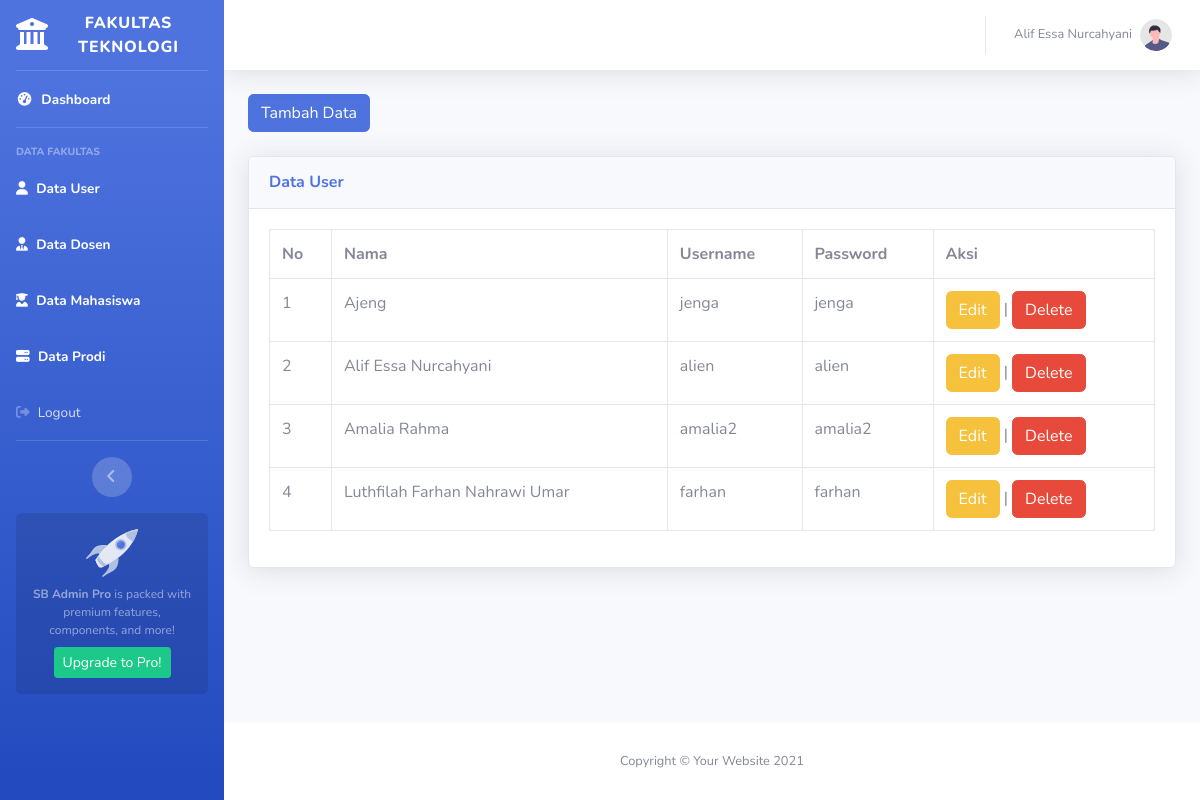
The page /index.php?url=user (signed in) on the database its author committed.
### tables this page shows
CREATE TABLE `users` (
  `id` int(11) NOT NULL,
  `nama` varchar(100) NOT NULL,
  `username` varchar(25) NOT NULL,
  `password` varchar(255) NOT NULL
);

### user.php (the view, shortened to what this page needs)
<?php
include_once("config.php");
$result = mysqli_query($koneksi, "SELECT * FROM  users ORDER BY nama ASC");
?>
<html>
<head>
</head>
<body>
<a href="?url=register" class="btn btn-primary btn-icon-split">
        <span class="text">Tambah Data</span>
    </a><br><br>
 <div class="card shadow mb-4">
    <div class="card-header py-3">
        <h6 class="m-0 font-weight-bold text-primary">Data User</h6>
    </div>
    <div class="card-body">
        <div class="table-responsive">
            <table class="table table-bordered" id="dataTable" width="100%" cellspacing="0">
    <tr>
        <th>No</th><th>Nama</th> <th>Username</th> <th>Password</th> <th>Aksi</th>
    </tr>
    <?php
    $i=1;
    while($user_data = mysqli_fetch_array($result)) {
        echo "<tr>";
        echo "<td>".$i."</td>";
        echo "<td>".$user_data['nama']."</td>";
        echo "<td>".$user_data['username']."</td>";
        echo "<td>".$user_data['password']."</td>";
        echo "<td><a href='?url=edit_user&id=$user_data[id]' class='btn btn-warning btn-icon-split'><span class='text'>Edit</span></a> | <a href='hapus_user.php?id=$user_data[id]' class='btn btn-danger btn-icon-split'><span class='text'>Delete</span></a></td></tr>";
        $i++;
    }
    ?>
</table>
</div>
</div>
</div>
</div>
</body>
</html>

### rows shown on the page
users: nama "Ajeng", username "jenga", password "jenga"
users: nama "Alif Essa Nurcahyani", username "alien", password "alien"
users: nama "Amalia Rahma", username "amalia2", password "amalia2"
users: nama "Luthfilah Farhan Nahrawi Umar", username "farhan", password "farhan"

### other values the page prints
$_SESSION['nama'] "Alif Essa Nurcahyani"
